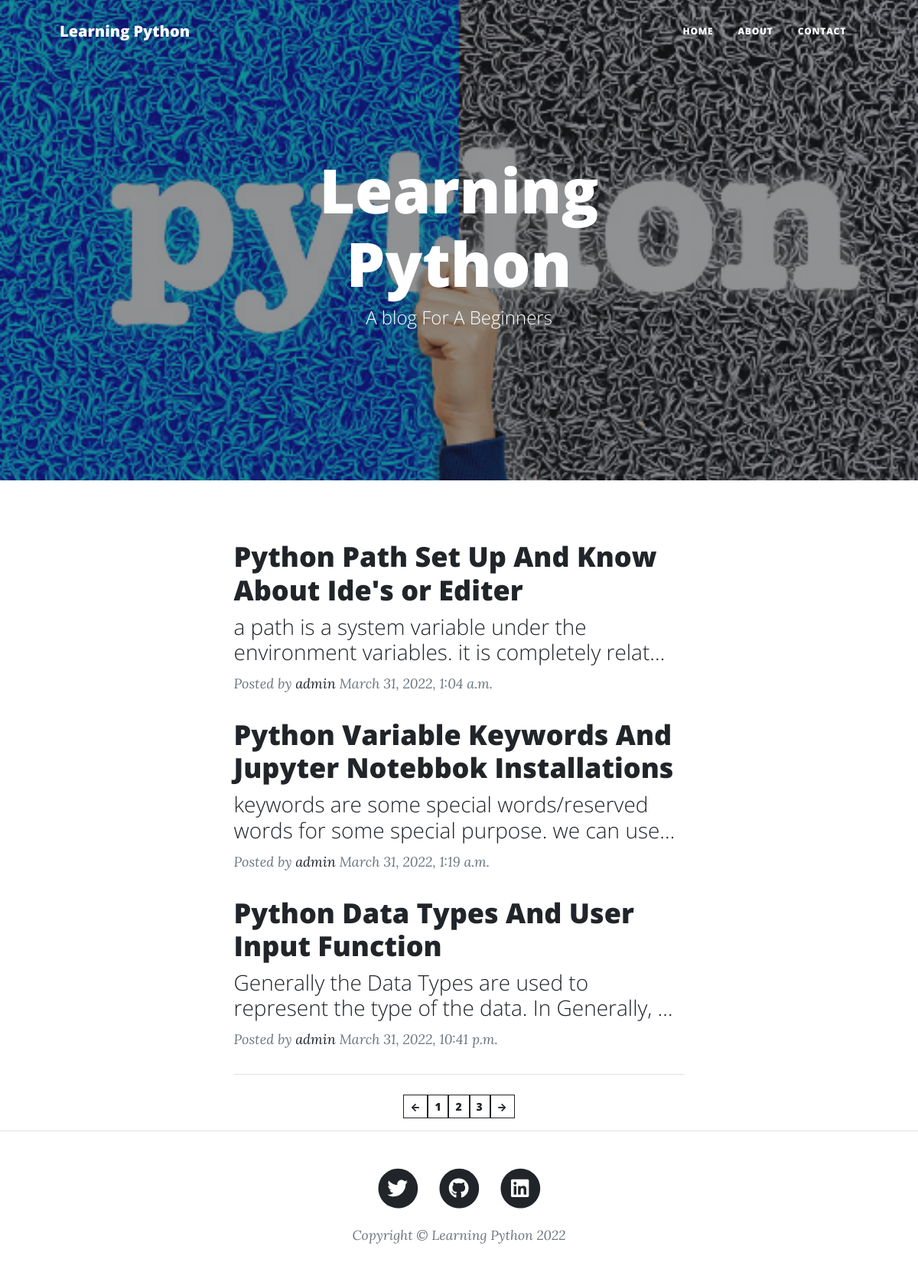
Screenshot of /?page=2 with the database file from the repository.
### blog/models.py (models this page shows, shortened)
class Posts(models.Model):
    title = models.CharField(max_length=255)
    slug = models.SlugField(max_length=255)
    sub_title = models.TextField()
    post = models.TextField()
    date = models.DateTimeField(auto_now=True)

### blog/views.py (the view)
# urls.py: 2. Add a URL to urlpatterns:  path('', views.home, name='home')
def home(req):
    posts = Posts.objects.all()
    p = Paginator(posts, para["posts_in_page"])
    page_number = req.GET.get('page')
    page_obj = p.get_page(page_number)
    page_len = []
    for i in range(ceil(len(posts)/para["posts_in_page"])):
        page_len.append(i+1)
    context = {"blog_name":"Learning Python",
               "sub_name" : "A blog For A Beginners ",
               "posts":posts,
               "page_len": page_len,
               "page_obj": page_obj,
               "linkdin_link" : "https://linkedin.com/in/shishir-patel-95a655180",
               "git_link" : "https://github.com/Shishir364",
               "tut_link" : ""
               }
    return render(req , "index.html",context )

### blog/templates/index.html
{% extends 'base.html' %}
{% block content %}
{% load static %}
        <header class="masthead" style='background-image: url("{% static 'img/python_post_bg.jpg' %}")'>
            <div class="container position-relative px-4 px-lg-5">
                <div class="row gx-4 gx-lg-5 justify-content-center">
                    <div class="col-md-10 col-lg-8 col-xl-7">
                        <div class="site-heading">
                            <h1>{{blog_name}}</h1>
                            <span class="subheading">{{sub_name}}</span>
                        </div>
                    </div>
                </div>
            </div>
        </header>
        <div class="container px-4 px-lg-5 md">
            <div class="row gx-4 gx-lg-5 justify-content-center">
                <div class="col-md-10 col-lg-8 col-xl-7">
                {% for post in page_obj  %}
                    <div class="post-preview">
                        <a href="post/{{post.slug}}">
                            <h2 class="post-title">{{post.title}}</h2>
                            <h3 class="post-subtitle">{{post.sub_title| truncatechars:"84"}}</h3>
                        </a>
                        <p class="post-meta">
                            Posted by
                            <a href="{{git_link}}", target=_blank>admin</a>
                            {{post.date}}
                        </p>
                    </div>
                {% endfor %}
                    <hr class="my-4" />
                    <nav aria-label="Page navigation example"style="display: block ruby; text-align:center">
                        <ul class="pagination">
                        {% if page_obj.has_previous %}
                          <li class="page-item"><a class="btn btn-outline-dark btn-sm text-uppercase " href="?page={{ page_obj.previous_page_number }}">&larr;</a></li>
                        {% endif %}
                        {% for page in page_len %}
                          <li class="page-item"><a class="btn btn-outline-dark btn-sm text-uppercase" href="?page={{page}}" style="text-align:center" >{{page}}</a></li>
                        {% endfor %}
                        {% if page_obj.has_next %}
                          <li class="page-item"><a class="btn btn-outline-dark btn-sm text-uppercase" href="?page={{ page_obj.next_page_number }}">&rarr;</a></li>
                        {% endif %}
                        </ul>
                    </nav>
                </div>
            </div>
        </div>
{% endblock  %}

### rows the page displays
Posts: title "Python Path Set Up And Know About Ide's or Editer", sub_title "a path is a system variable under the environment variables. it is completely relat…", date "March 31, 2022, 1:04 a.m."
Posts: title "Python Variable Keywords And Jupyter Notebbok Installations", sub_title "keywords are some special words/reserved words for some special purpose. we can use…", date "March 31, 2022, 1:19 a.m."
Posts: title "Python Data Types And User Input Function", sub_title "Generally the Data Types are used to represent the type of the data. In Generally, …", date "March 31, 2022, 10:41 p.m."

### other values shown
{{ blog_name }} "Learning Python"
{{ sub_name }} "A blog For A Beginners"
{{ page }} "1" "2" "3"
